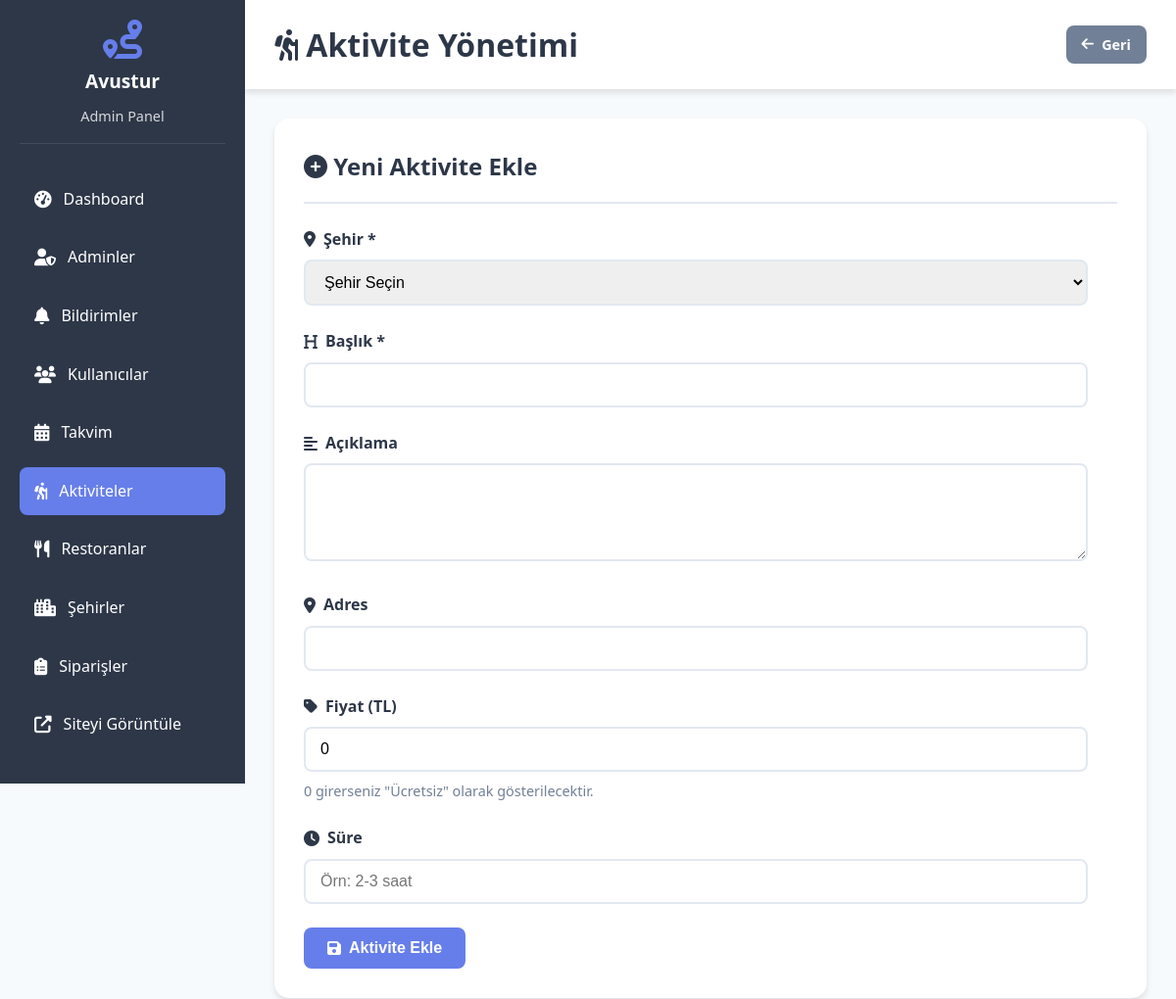
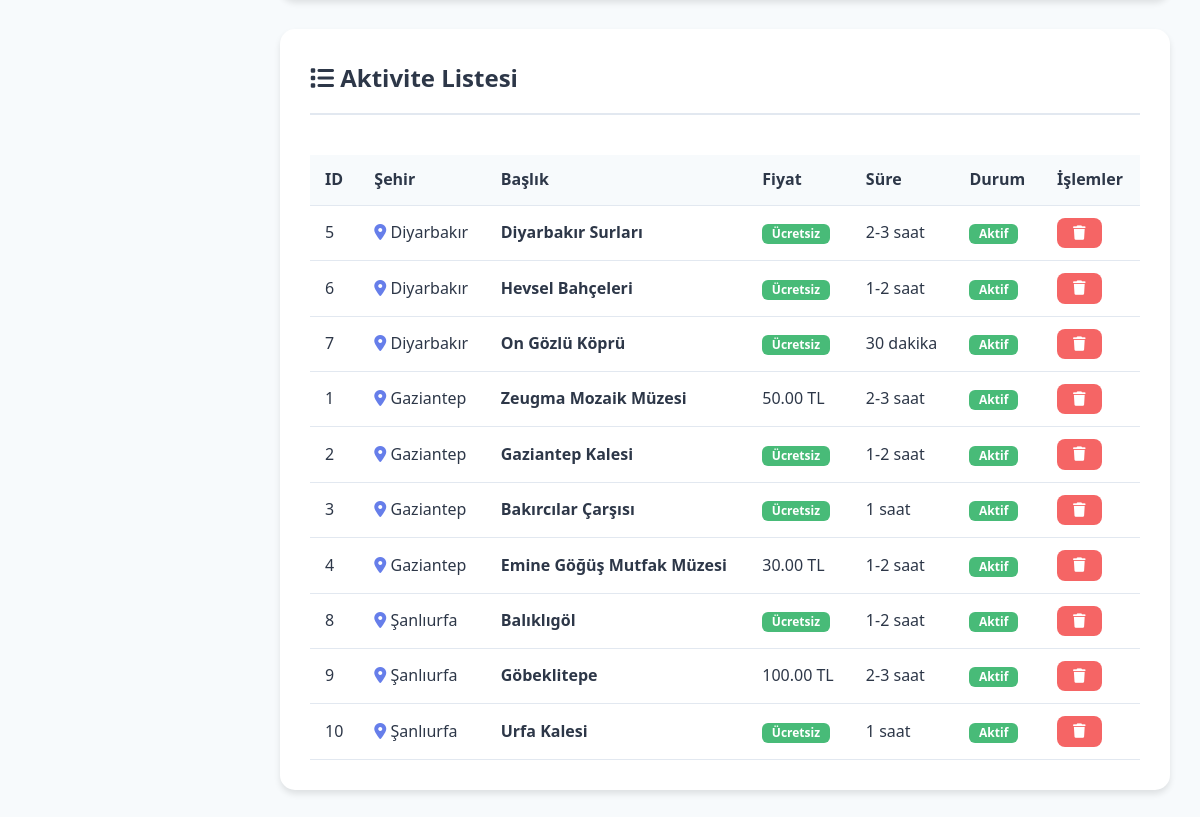
Page /admin/aktiviteler.php (signed in) on the committed database (2 pictures, top to bottom).
### tables this page shows
CREATE TABLE aktiviteler (
    id INT AUTO_INCREMENT PRIMARY KEY,
    sehir_id INT NOT NULL,
    baslik VARCHAR(200) NOT NULL,
    aciklama TEXT,
    adres TEXT,
    gorsel VARCHAR(255),
    fiyat DECIMAL(10,2) DEFAULT 0,
    sure VARCHAR(50),
    aktif TINYINT(1) DEFAULT 1,
    sira INT DEFAULT 0,
    olusturma_tarihi DATETIME DEFAULT CURRENT_TIMESTAMP,
    FOREIGN KEY (sehir_id) REFERENCES sehirler(id) ON DELETE CASCADE,
    INDEX idx_sehir (sehir_id)
);

CREATE TABLE sehirler (
    id INT AUTO_INCREMENT PRIMARY KEY,
    sehir_adi VARCHAR(50) NOT NULL,
    sehir_slug VARCHAR(50) UNIQUE NOT NULL,
    aciklama TEXT,
    gorsel VARCHAR(255),
    aktif TINYINT(1) DEFAULT 1
);

### config.php (called while the page is built, shortened)
<?php
function sanitize($data) {
    return htmlspecialchars(strip_tags(trim($data)), ENT_QUOTES, 'UTF-8');
}
?>

### admin/aktiviteler.php (the view, shortened to what this page needs)
<?php
require_once '../config.php';
$stmt = $db->query("
    SELECT a.*, s.sehir_adi
    FROM aktiviteler a
    INNER JOIN sehirler s ON a.sehir_id = s.id
    ORDER BY s.sehir_adi, a.sira, a.baslik
");
$aktiviteler = $stmt->fetchAll();
?>
<!DOCTYPE html>
<html lang="tr">
<head>
    <link rel="stylesheet" href="../assets/css/style.css">
    <link rel="stylesheet" href="https://cdnjs.cloudflare.com/ajax/libs/font-awesome/6.4.0/css/all.min.css">
</head>
<body>
    <?php include 'includes/sidebar.php'; ?>
    <div class="admin-content">
        <div class="admin-header">
            <h1><i class="fas fa-hiking"></i> Aktivite Yönetimi</h1>
            <a href="index.php" class="btn btn-sm btn-secondary">
                <i class="fas fa-arrow-left"></i> Geri
            </a>
        </div>
        <div class="admin-card">
            <h2><i class="fas fa-plus-circle"></i> Yeni Aktivite Ekle</h2>
            <form method="POST" style="max-width: 800px;">
                <div class="form-group">
                    <label for="sehir_id">
                        <i class="fas fa-map-marker-alt"></i> Şehir *
                    </label>
                    <select id="sehir_id" name="sehir_id" required>
                        <option value="">Şehir Seçin</option>
                    </select>
                </div>
                <div class="form-group">
                    <label for="baslik">
                        <i class="fas fa-heading"></i> Başlık *
                    </label>
                    <input type="text" id="baslik" name="baslik" required>
                </div>
                <div class="form-group">
                    <label for="aciklama">
                        <i class="fas fa-align-left"></i> Açıklama
                    </label>
                    <textarea id="aciklama" name="aciklama" rows="4"></textarea>
                </div>
                <div class="form-group">
                    <label for="adres">
                        <i class="fas fa-map-marker-alt"></i> Adres
                    </label>
                    <input type="text" id="adres" name="adres">
                </div>
                <div class="form-group">
                    <label for="fiyat">
                        <i class="fas fa-tag"></i> Fiyat (TL)
                    </label>
                    <input type="number" id="fiyat" name="fiyat" step="0.01" min="0" value="0">
                    <small>0 girerseniz "Ücretsiz" olarak gösterilecektir.</small>
                </div>
                <div class="form-group">
                    <label for="sure">
                        <i class="fas fa-clock"></i> Süre
                    </label>
                    <input type="text" id="sure" name="sure" placeholder="Örn: 2-3 saat">
                </div>
                <button type="submit" class="btn btn-primary">
                    <i class="fas fa-save"></i> Aktivite Ekle
                </button>
            </form>
        </div>
        <div class="admin-card">
            <h2><i class="fas fa-list"></i> Aktivite Listesi</h2>
            <?php if (count($aktiviteler) > 0): ?>
                <div class="table-responsive">
                    <table>
                        <thead>
                            <tr>
                                <th>ID</th>
                                <th>Şehir</th>
                                <th>Başlık</th>
                                <th>Fiyat</th>
                                <th>Süre</th>
                                <th>Durum</th>
                                <th>İşlemler</th>
                            </tr>
                        </thead>
                        <tbody>
                            <?php foreach ($aktiviteler as $aktivite): ?>
                                <tr>
                                    <td><?php echo $aktivite['id']; ?></td>
                                    <td>
                                        <i class="fas fa-map-marker-alt" style="color: var(--primary-color);"></i>
                                        <?php echo sanitize($aktivite['sehir_adi']); ?>
                                    </td>
                                    <td><strong><?php echo sanitize($aktivite['baslik']); ?></strong></td>
                                    <td>
                                        <?php if ($aktivite['fiyat'] > 0): ?>
                                            <?php echo number_format($aktivite['fiyat'], 2); ?> TL
                                        <?php else: ?>
                                            <span class="badge badge-success">Ücretsiz</span>
                                        <?php endif; ?>
                                    </td>
                                    <td><?php echo sanitize($aktivite['sure']); ?></td>
                                    <td>
                                        <?php if ($aktivite['aktif']): ?>
                                            <span class="badge badge-success">Aktif</span>
                                        <?php else: ?>
                                            <span class="badge badge-danger">Pasif</span>
                                        <?php endif; ?>
                                    </td>
                                    <td>
                                        <div class="action-buttons">
                                            <a href="?delete=<?php echo $aktivite['id']; ?>"
                                               class="btn btn-sm btn-danger"
                                               onclick="return confirm('Bu aktiviteyi silmek istediğinize emin misiniz?')">
                                                <i class="fas fa-trash"></i>
                                            </a>
                                        </div>
                                    </td>
                                </tr>
                            <?php endforeach; ?>
                        </tbody>
                    </table>
                </div>
            <?php endif; ?>
        </div>
    </div>
</body>
</html>

### assets/css/style.css (style rules this page uses)
* { margin: 0; padding: 0; box-sizing: border-box; }
:root { --primary-color: #667eea; --secondary-color: #764ba2; --success-color: #48bb78; --danger-color: #f56565; --warning-color: #ed8936; --info-color: #4299e1; --dark-color: #2d3748; --light-color: #f7fafc; --white-color: #ffffff; --text-color: #2d3748; --text-light: #718096; --border-color: #e2e8f0; --shadow: 0 4px 6px rgba(0, 0, 0, 0.1); --shadow-lg: 0 10px 25px rgba(0, 0, 0, 0.15); }
body { font-family: 'Segoe UI', Tahoma, Geneva, Verdana, sans-serif; line-height: 1.6; color: var(--text-color); background-color: var(--light-color); }
a { text-decoration: none; color: inherit; transition: all 0.3s ease; }
.btn { display: inline-flex; align-items: center; gap: 8px; padding: 12px 24px; border: none; border-radius: 8px; font-size: 1rem; font-weight: 600; cursor: pointer; transition: all 0.3s ease; text-align: center; }
.btn-primary { background: var(--primary-color); color: var(--white-color); }
.btn-secondary { background: var(--text-light); color: var(--white-color); }
.btn-danger { background: var(--danger-color); color: var(--white-color); }
.btn-sm { padding: 8px 16px; font-size: 0.9rem; }
.form-group { margin-bottom: 1.5rem; }
.form-group label { display: flex; align-items: center; gap: 8px; font-weight: 600; margin-bottom: 0.5rem; color: var(--dark-color); }
.form-group input, .form-group select, .form-group textarea { width: 100%; padding: 12px 15px; border: 2px solid var(--border-color); border-radius: 8px; font-size: 1rem; transition: all 0.3s ease; }
.form-group small { display: block; margin-top: 0.5rem; color: var(--text-light); font-size: 0.9rem; }
.badge { display: inline-block; padding: 6px 12px; font-size: 0.85rem; font-weight: 600; border-radius: 20px; background: rgba(255, 255, 255, 0.3); }
.badge-success { background: var(--success-color); color: var(--white-color); }
.admin-content { margin-left: 250px; padding: 30px; min-height: 100vh; background: var(--light-color); }
.admin-header { background: var(--white-color); padding: 20px 30px; margin: -30px -30px 30px -30px; box-shadow: var(--shadow); display: flex; justify-content: space-between; align-items: center; }
.admin-header h1 { color: var(--dark-color); }
.admin-card { background: var(--white-color); padding: 30px; border-radius: 15px; box-shadow: var(--shadow); margin-bottom: 30px; }
.admin-card h2 { color: var(--dark-color); margin-bottom: 1.5rem; padding-bottom: 1rem; border-bottom: 2px solid var(--border-color); }
.table-responsive { overflow-x: auto; }
table { width: 100%; border-collapse: collapse; margin-top: 1rem; }
table thead { background: var(--light-color); }
table th, table td { padding: 12px 15px; text-align: left; border-bottom: 1px solid var(--border-color); }
table th { font-weight: 600; color: var(--dark-color); }
.action-buttons { display: flex; gap: 8px; }
.badge { display: inline-block; padding: 0.25rem 0.6rem; font-size: 0.75rem; font-weight: 600; line-height: 1; text-align: center; white-space: nowrap; vertical-align: baseline; border-radius: 0.375rem; }
.badge-success { background-color: var(--success-color); color: white; }
.action-buttons { display: flex; gap: 0.5rem; flex-wrap: wrap; }
.action-buttons .btn { margin: 0; }
.table-responsive { overflow-x: auto; -webkit-overflow-scrolling: touch; }

### rows in the picture
aktiviteler: id "5", sehir.sehir_adi "Diyarbakır", baslik "Diyarbakır Surları", fiyat "Ücretsiz", sure "2-3 saat", aktif "Aktif"
aktiviteler: id "6", sehir.sehir_adi "Diyarbakır", baslik "Hevsel Bahçeleri", fiyat "Ücretsiz", sure "1-2 saat", aktif "Aktif"
aktiviteler: id "7", sehir.sehir_adi "Diyarbakır", baslik "On Gözlü Köprü", fiyat "Ücretsiz", sure "30 dakika", aktif "Aktif"
aktiviteler: id "1", sehir.sehir_adi "Gaziantep", baslik "Zeugma Mozaik Müzesi", fiyat "50.00", sure "2-3 saat", aktif "Aktif"
aktiviteler: id "2", sehir.sehir_adi "Gaziantep", baslik "Gaziantep Kalesi", fiyat "Ücretsiz", sure "1-2 saat", aktif "Aktif"
aktiviteler: id "3", sehir.sehir_adi "Gaziantep", baslik "Bakırcılar Çarşısı", fiyat "Ücretsiz", sure "1 saat", aktif "Aktif"
aktiviteler: id "4", sehir.sehir_adi "Gaziantep", baslik "Emine Göğüş Mutfak Müzesi", fiyat "30.00", sure "1-2 saat", aktif "Aktif"
aktiviteler: id "8", sehir.sehir_adi "Şanlıurfa", baslik "Balıklıgöl", fiyat "Ücretsiz", sure "1-2 saat", aktif "Aktif"
aktiviteler: id "9", sehir.sehir_adi "Şanlıurfa", baslik "Göbeklitepe", fiyat "100.00", sure "2-3 saat", aktif "Aktif"
aktiviteler: id "10", sehir.sehir_adi "Şanlıurfa", baslik "Urfa Kalesi", fiyat "Ücretsiz", sure "1 saat", aktif "Aktif"

### other values in the picture
SITE_NAME "Avustur"
